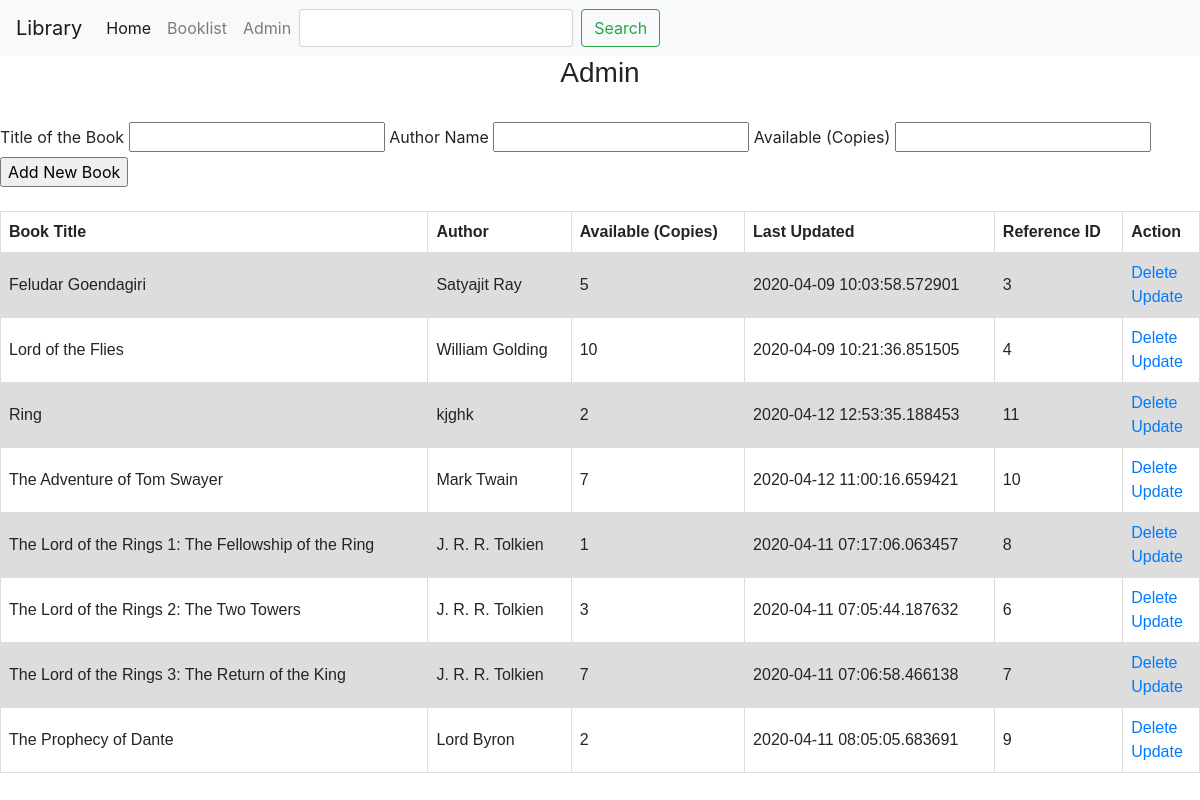
/dashboard, run on the app's committed database.
### app.py (models this page shows, shortened)
class Booklist(db.Model):
    __searchable__ = ['title', 'author']
    id= db.Column(db.Integer, primary_key=True)
    title= db.Column(db.String(200), nullable=False)
    author= db.Column(db.String(200),  default='N/A')
    count=db.Column(db.Integer, default='0')
    date_update= db.Column(db.DateTime, nullable= False, default= datetime.utcnow)

### app.py (the view)
@app.route('/dashboard', methods=['POST','GET'])
def books():
    if request.method=="POST":
        book_title=request.form['title']
        book_author=request.form['author']
        book_count=request.form['count']
        new_book = Booklist(title=book_title, author=book_author, count=book_count)
        db.session.add(new_book)
        db.session.commit()
        flash("Book added")
        return redirect (url_for("books"))
    else:
        all_books= Booklist.query.order_by(Booklist.title).all()
        return render_template('dashboard.html', books=all_books)

### templates/dashboard.html (shortened to what this page needs)
{% extends 'base.html' %}
{% block body %}
    <div class="booklist">
        <h3 style="text-align: center; font-family: arial, sans-serif;">Admin</h3>
        <br>
        <form action="/dashboard" method="POST">
            <tr>
            <th><label for="title">Title of the Book</label></th>
            <td><input type="text" name="title" id="title"></td>
            <th><label for="author">Author Name</label></th>
            <td><input type="text" name="author" id="author"></td>
            <th><label for="count">Available (Copies)</label></th>
            <td><input type="text" name="count" id="count"></td>
            <td><input type="submit" value="Add New Book"></td>
            </tr>
        </form>
        <br>
        <table >
            <tr>
                <th>Book Title</th>
                <th>Author</th>
                <th>Available (Copies)</th>
                <th>Last Updated</th>
                <th>Reference ID</th>
                <th>Action</th>
            </tr>
                        {% for book in books %}
                <tr>
                    <td>{{book.title}}</td>
                    <td>{{book.author}}</td>
                    <td>{{book.count}}</td>
                    <td>{{book.date_update}}</td>
                    <td>{{book.id}}</td>
                    <td>
                        <a href="/delete/{{book.id}}">Delete</a>
                        <br>
                        <a href="/update/{{book.id}}">Update</a>
                    </td>
                </tr>
            {% endfor %}
        </table>
    </div>
{% endblock %}

### static/css/main.css (style rules this page uses)
table { font-family: arial, sans-serif; border-collapse: collapse; width: 100%; }
td, th { border: 1px solid #dddddd; text-align: left; padding: 8px; }
tr:nth-child(even) { background-color: #dddddd; }

### data on the page
Booklist: title "Feludar Goendagiri", author "Satyajit Ray", count "5", date_update "2020-04-09 10:03:58.572901", id "3"
Booklist: title "Lord of the Flies", author "William Golding", count "10", date_update "2020-04-09 10:21:36.851505", id "4"
Booklist: title "Ring", author "kjghk", count "2", date_update "2020-04-12 12:53:35.188453", id "11"
Booklist: title "The Adventure of Tom Swayer", author "Mark Twain", count "7", date_update "2020-04-12 11:00:16.659421", id "10"
Booklist: title "The Lord of the Rings 1: The Fellowship of the Ring", author "J. R. R. Tolkien", count "1", date_update "2020-04-11 07:17:06.063457", id "8"
Booklist: title "The Lord of the Rings 2: The Two Towers", author "J. R. R. Tolkien", count "3", date_update "2020-04-11 07:05:44.187632", id "6"
Booklist: title "The Lord of the Rings 3: The Return of the King", author "J. R. R. Tolkien", count "7", date_update "2020-04-11 07:06:58.466138", id "7"
Booklist: title "The Prophecy of Dante", author "Lord Byron", count "2", date_update "2020-04-11 08:05:05.683691", id "9"
